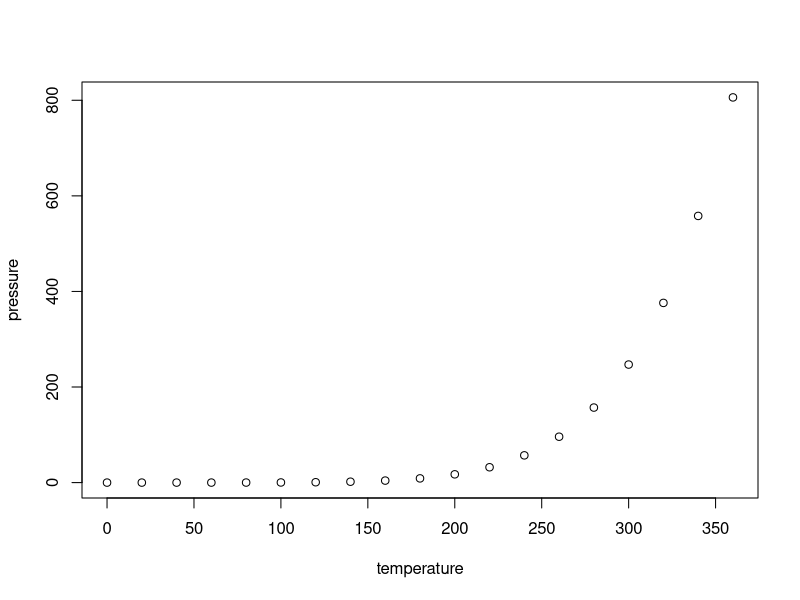
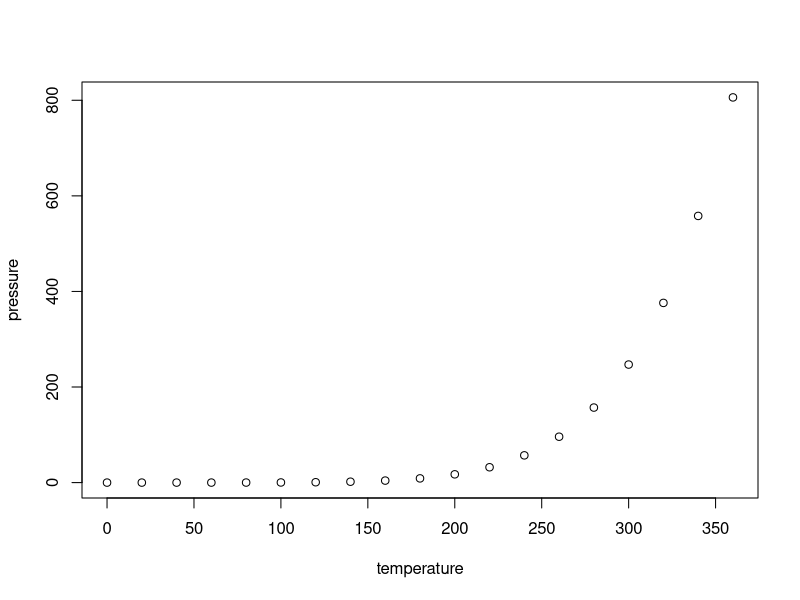
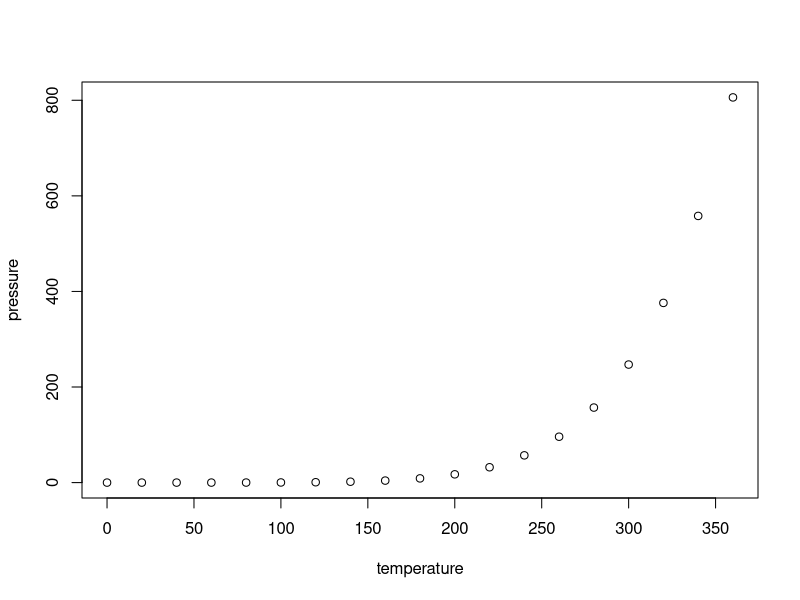

Here is the R script that generated these plots, in order:
## ---- chunk 1
knitr::opts_chunk$set(echo = TRUE)
## ---- chunk 2
x <- 2
print(x^3)
## ---- chunk 3

plot(pressure)
## ---- chunk 4
summary(cars)
## ---- chunk 5
plot(pressure)
## ---- chunk 6
knitr::opts_chunk$set(echo = TRUE)
## ---- chunk 7
summary(cars)
## ---- chunk 8
plot(pressure)
